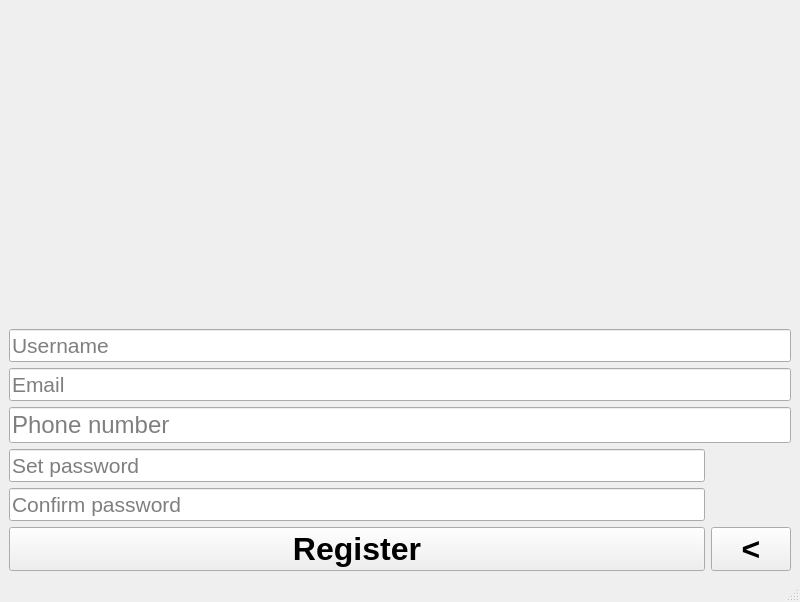
<?xml version="1.0" encoding="UTF-8"?>
<ui version="4.0">
 <class>MainWindow</class>
 <widget class="QMainWindow" name="MainWindow">
  <property name="geometry">
   <rect>
    <x>0</x>
    <y>0</y>
    <width>800</width>
    <height>602</height>
   </rect>
  </property>
  <property name="minimumSize">
   <size>
    <width>600</width>
    <height>500</height>
   </size>
  </property>
  <property name="windowTitle">
   <string>GrowPal-Register</string>
  </property>
  <property name="windowIcon">
   <iconset>
    <normaloff>logo.jpg</normaloff>logo.jpg</iconset>
  </property>
  <widget class="QWidget" name="centralwidget">
   <layout class="QGridLayout" name="gridLayout">
    <item row="7" column="0">
     <widget class="QLineEdit" name="lineEdit_repeatpassword">
      <property name="styleSheet">
       <string notr="true">font-size:16pt;</string>
      </property>
      <property name="echoMode">
       <enum>QLineEdit::Password</enum>
      </property>
      <property name="placeholderText">
       <string>Confirm password</string>
      </property>
     </widget>
    </item>
    <item row="5" column="0" colspan="2">
     <widget class="QLineEdit" name="lineEdit_phnumber">
      <property name="styleSheet">
       <string notr="true">font-size:18pt;</string>
      </property>
      <property name="placeholderText">
       <string>Phone number</string>
      </property>
     </widget>
    </item>
    <item row="6" column="0">
     <widget class="QLineEdit" name="lineEdit_password">
      <property name="styleSheet">
       <string notr="true">font-size:16pt;</string>
      </property>
      <property name="echoMode">
       <enum>QLineEdit::Password</enum>
      </property>
      <property name="placeholderText">
       <string>Set password</string>
      </property>
     </widget>
    </item>
    <item row="8" column="0">
     <widget class="QPushButton" name="pushButton_register">
      <property name="mouseTracking">
       <bool>false</bool>
      </property>
      <property name="styleSheet">
       <string notr="true">font-size: 24pt;
font-weight:bold;</string>
      </property>
      <property name="text">
       <string>Register</string>
      </property>
     </widget>
    </item>
    <item row="7" column="1">
     <widget class="QPushButton" name="cp_view">
      <property name="text">
       <string/>
      </property>
      <property name="icon">
       <iconset>
        <normaloff>View.png</normaloff>View.png</iconset>
      </property>
      <property name="iconSize">
       <size>
        <width>24</width>
        <height>24</height>
       </size>
      </property>
      <property name="checkable">
       <bool>true</bool>
      </property>
      <property name="flat">
       <bool>true</bool>
      </property>
     </widget>
    </item>
    <item row="3" column="0" colspan="2">
     <widget class="QLineEdit" name="lineEdit_username">
      <property name="font">
       <font>
        <pointsize>16</pointsize>
       </font>
      </property>
      <property name="placeholderText">
       <string>Username</string>
      </property>
     </widget>
    </item>
    <item row="6" column="1">
     <widget class="QPushButton" name="sp_view">
      <property name="text">
       <string/>
      </property>
      <property name="icon">
       <iconset>
        <normaloff>View.png</normaloff>View.png</iconset>
      </property>
      <property name="iconSize">
       <size>
        <width>24</width>
        <height>24</height>
       </size>
      </property>
      <property name="checkable">
       <bool>true</bool>
      </property>
      <property name="flat">
       <bool>true</bool>
      </property>
     </widget>
    </item>
    <item row="0" column="0" colspan="2">
     <widget class="QLabel" name="logo">
      <property name="text">
       <string/>
      </property>
      <property name="pixmap">
       <pixmap>logo.jpg</pixmap>
      </property>
      <property name="scaledContents">
       <bool>false</bool>
      </property>
      <property name="alignment">
       <set>Qt::AlignCenter</set>
      </property>
     </widget>
    </item>
    <item row="8" column="1">
     <widget class="QPushButton" name="pushButton_back">
      <property name="font">
       <font>
        <pointsize>24</pointsize>
        <weight>75</weight>
        <italic>false</italic>
        <bold>true</bold>
       </font>
      </property>
      <property name="toolTip">
       <string>&lt;html&gt;&lt;head/&gt;&lt;body&gt;&lt;p&gt;&lt;span style=&quot; font-size:20pt; font-weight:600;&quot;&gt;&amp;lt;&lt;/span&gt;&lt;/p&gt;&lt;/body&gt;&lt;/html&gt;</string>
      </property>
      <property name="whatsThis">
       <string>&lt;html&gt;&lt;head/&gt;&lt;body&gt;&lt;p&gt;&lt;span style=&quot; font-size:20pt; font-weight:600;&quot;&gt;&amp;lt;&lt;/span&gt;&lt;/p&gt;&lt;/body&gt;&lt;/html&gt;</string>
      </property>
      <property name="styleSheet">
       <string notr="true">font-size:20;
</string>
      </property>
      <property name="text">
       <string>&lt;</string>
      </property>
     </widget>
    </item>
    <item row="4" column="0" colspan="2">
     <widget class="QLineEdit" name="lineEdit_email">
      <property name="styleSheet">
       <string notr="true">font-size: 16pt</string>
      </property>
      <property name="placeholderText">
       <string>Email</string>
      </property>
     </widget>
    </item>
   </layout>
  </widget>
  <widget class="QMenuBar" name="menubar">
   <property name="geometry">
    <rect>
     <x>0</x>
     <y>0</y>
     <width>800</width>
     <height>29</height>
    </rect>
   </property>
  </widget>
  <widget class="QStatusBar" name="statusbar"/>
 </widget>
 <tabstops>
  <tabstop>lineEdit_username</tabstop>
  <tabstop>lineEdit_email</tabstop>
  <tabstop>lineEdit_phnumber</tabstop>
  <tabstop>lineEdit_password</tabstop>
  <tabstop>sp_view</tabstop>
  <tabstop>lineEdit_repeatpassword</tabstop>
  <tabstop>cp_view</tabstop>
  <tabstop>pushButton_register</tabstop>
  <tabstop>pushButton_back</tabstop>
 </tabstops>
 <resources/>
 <connections/>
</ui>
